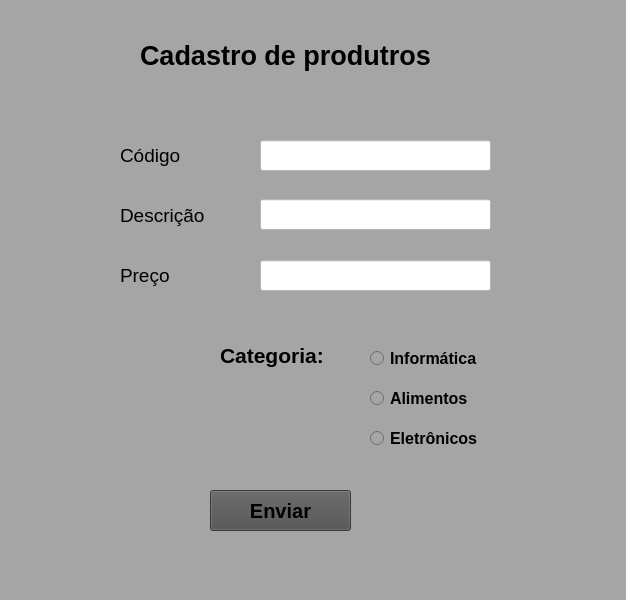
<?xml version="1.0" encoding="UTF-8"?>
<ui version="4.0">
 <class>MainWindow</class>
 <widget class="QMainWindow" name="MainWindow">
  <property name="geometry">
   <rect>
    <x>0</x>
    <y>0</y>
    <width>626</width>
    <height>600</height>
   </rect>
  </property>
  <property name="font">
   <font>
    <pointsize>20</pointsize>
   </font>
  </property>
  <property name="windowTitle">
   <string>MainWindow</string>
  </property>
  <property name="styleSheet">
   <string notr="true">background-color: rgb(165, 165, 165);</string>
  </property>
  <widget class="QWidget" name="centralwidget">
   <widget class="QLabel" name="label">
    <property name="geometry">
     <rect>
      <x>140</x>
      <y>30</y>
      <width>321</width>
      <height>51</height>
     </rect>
    </property>
    <property name="font">
     <font>
      <pointsize>20</pointsize>
      <weight>75</weight>
      <bold>true</bold>
     </font>
    </property>
    <property name="text">
     <string>Cadastro de produtros</string>
    </property>
   </widget>
   <widget class="QLabel" name="label_2">
    <property name="geometry">
     <rect>
      <x>120</x>
      <y>140</y>
      <width>91</width>
      <height>31</height>
     </rect>
    </property>
    <property name="font">
     <font>
      <pointsize>14</pointsize>
     </font>
    </property>
    <property name="text">
     <string>Código</string>
    </property>
   </widget>
   <widget class="QLabel" name="label_3">
    <property name="geometry">
     <rect>
      <x>120</x>
      <y>200</y>
      <width>91</width>
      <height>31</height>
     </rect>
    </property>
    <property name="font">
     <font>
      <pointsize>14</pointsize>
     </font>
    </property>
    <property name="text">
     <string>Descrição</string>
    </property>
   </widget>
   <widget class="QLabel" name="label_4">
    <property name="geometry">
     <rect>
      <x>120</x>
      <y>260</y>
      <width>71</width>
      <height>31</height>
     </rect>
    </property>
    <property name="font">
     <font>
      <pointsize>14</pointsize>
     </font>
    </property>
    <property name="text">
     <string>Preço</string>
    </property>
   </widget>
   <widget class="QLineEdit" name="lineEdit">
    <property name="geometry">
     <rect>
      <x>260</x>
      <y>140</y>
      <width>231</width>
      <height>31</height>
     </rect>
    </property>
    <property name="styleSheet">
     <string notr="true">background-color: rgb(255, 255, 255);</string>
    </property>
   </widget>
   <widget class="QLineEdit" name="lineEdit_2">
    <property name="geometry">
     <rect>
      <x>260</x>
      <y>199</y>
      <width>231</width>
      <height>31</height>
     </rect>
    </property>
    <property name="styleSheet">
     <string notr="true">background-color: rgb(255, 255, 255);</string>
    </property>
   </widget>
   <widget class="QLineEdit" name="lineEdit_3">
    <property name="geometry">
     <rect>
      <x>260</x>
      <y>260</y>
      <width>231</width>
      <height>31</height>
     </rect>
    </property>
    <property name="styleSheet">
     <string notr="true">background-color: rgb(255, 255, 255);</string>
    </property>
   </widget>
   <widget class="QRadioButton" name="radioButton">
    <property name="geometry">
     <rect>
      <x>370</x>
      <y>350</y>
      <width>121</width>
      <height>17</height>
     </rect>
    </property>
    <property name="font">
     <font>
      <pointsize>12</pointsize>
      <weight>75</weight>
      <bold>true</bold>
     </font>
    </property>
    <property name="text">
     <string>Informática</string>
    </property>
   </widget>
   <widget class="QRadioButton" name="radioButton_2">
    <property name="geometry">
     <rect>
      <x>370</x>
      <y>390</y>
      <width>111</width>
      <height>17</height>
     </rect>
    </property>
    <property name="font">
     <font>
      <pointsize>12</pointsize>
      <weight>75</weight>
      <bold>true</bold>
     </font>
    </property>
    <property name="text">
     <string>Alimentos</string>
    </property>
   </widget>
   <widget class="QRadioButton" name="radioButton_3">
    <property name="geometry">
     <rect>
      <x>370</x>
      <y>430</y>
      <width>131</width>
      <height>17</height>
     </rect>
    </property>
    <property name="font">
     <font>
      <pointsize>12</pointsize>
      <weight>75</weight>
      <bold>true</bold>
     </font>
    </property>
    <property name="text">
     <string>Eletrônicos</string>
    </property>
   </widget>
   <widget class="QPushButton" name="pushButton">
    <property name="geometry">
     <rect>
      <x>210</x>
      <y>490</y>
      <width>141</width>
      <height>41</height>
     </rect>
    </property>
    <property name="font">
     <font>
      <pointsize>15</pointsize>
      <weight>75</weight>
      <bold>true</bold>
     </font>
    </property>
    <property name="styleSheet">
     <string notr="true">background-color: rgb(79, 79, 79);</string>
    </property>
    <property name="text">
     <string>Enviar</string>
    </property>
   </widget>
   <widget class="QLabel" name="label_5">
    <property name="geometry">
     <rect>
      <x>220</x>
      <y>340</y>
      <width>111</width>
      <height>31</height>
     </rect>
    </property>
    <property name="font">
     <font>
      <pointsize>16</pointsize>
      <weight>75</weight>
      <bold>true</bold>
     </font>
    </property>
    <property name="text">
     <string>Categoria:</string>
    </property>
   </widget>
  </widget>
  <widget class="QStatusBar" name="statusbar"/>
 </widget>
 <resources/>
 <connections/>
</ui>
